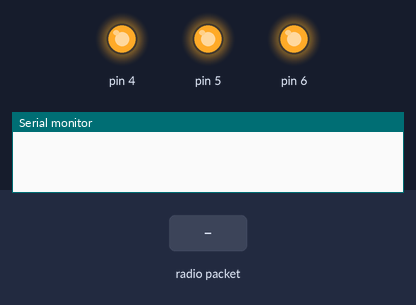
Simulated run of this sketch. Board: Arduino Uno, built with avr-gcc and run on an emulated ATmega328P. Parts: output pins drawn as LEDs (lit = HIGH), the last lines printed to the serial monitor. The test bench sets the inputs (shaded band). No radio packets arrive unless stated.

Above: at 0.1 s.
At 1.4 s:
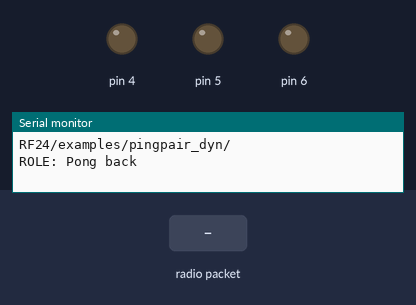
1.5 s: radio packet "1" arrives
Timing chart, 0 to 4.5 s (numbered marks = the images above; inputs shaded):
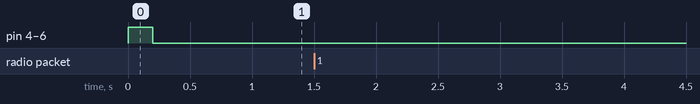

The sketch:

pingpair_dyn_modified.ino
```cpp
// (licence header left out)
/**
 * Example using Dynamic Payloads
 *
 * This is an example of how to use payloads of a varying (dynamic) size.
 */

#include <SPI.h>
#include "nRF24L01.h"
#include "RF24.h"

//
// Hardware configuration
//

// Set up nRF24L01 radio on SPI bus plus pins 7 & 8

RF24 radio(8,9);

// sets the role of this unit in hardware.  Connect to GND to be the 'pong' receiver
// Leave open to be the 'ping' transmitter
//const int role_pin = 5;

const int button_pin = 3;

//
// Topology
//

// Radio pipe addresses for the 2 nodes to communicate.
const uint64_t pipes[2] = { 0xF0F0F0F0E1LL, 0xF0F0F0F0D2LL };

//
// Role management
//
// Set up role.  This sketch uses the same software for all the nodes
// in this system.  Doing so greatly simplifies testing.  The hardware itself specifies
// which node it is.
//
// This is done through the role_pin
//

// The various roles supported by this sketch
typedef enum { role_ping_out = 1, role_pong_back } role_e;

// The debug-friendly names of those roles
const char* role_friendly_name[] = { "invalid", "Ping out", "Pong back"};

// The role of the current running sketch
role_e role;

//
// Payload
//

const int min_payload_size = 4;
const int max_payload_size = 32;
const int payload_size_increments_by = 1;
int next_payload_size = min_payload_size;

char receive_payload[max_payload_size+1]; // +1 to allow room for a terminating NULL char

void setup(void)
{
  //
  // Role
  //

  // set up the role pin
  //pinMode(role_pin, INPUT);
  //digitalWrite(role_pin,HIGH);
  pinMode(button_pin, INPUT);
  digitalWrite(button_pin, HIGH);
  pinMode(4, OUTPUT);
  pinMode(5, OUTPUT);
  pinMode(6, OUTPUT);
  digitalWrite(4, HIGH);
  digitalWrite(5, HIGH);
  digitalWrite(6, HIGH);

  delay(200); // Just to get a solid reading on the role pin

  digitalWrite(4, LOW);
  digitalWrite(5, LOW);
  digitalWrite(6, LOW);
  // read the address pin, establish our role
  //if ( digitalRead(role_pin) )
    //role = role_ping_out;
  //else
    role = role_pong_back;

  //
  // Print preamble
  //

  Serial.begin(115200);

  Serial.println(F("RF24/examples/pingpair_dyn/"));
  Serial.print(F("ROLE: "));
  Serial.println(role_friendly_name[role]);

  //
  // Setup and configure rf radio
  //

  radio.begin();
  radio.setPALevel(RF24_PA_LOW);
  radio.setChannel(89);
  // enable dynamic payloads
  radio.enableDynamicPayloads();

  // optionally, increase the delay between retries & # of retries
  radio.setRetries(5,15);

  //
  // Open pipes to other nodes for communication
  //

  // This simple sketch opens two pipes for these two nodes to communicate
  // back and forth.
  // Open 'our' pipe for writing
  // Open the 'other' pipe for reading, in position #1 (we can have up to 5 pipes open for reading)

  if ( role == role_ping_out )
  {
    radio.openWritingPipe(pipes[0]);
    radio.openReadingPipe(1,pipes[1]);
  }
  else
  {
    radio.openWritingPipe(pipes[1]);
    radio.openReadingPipe(1,pipes[0]);
  }

  //
  // Start listening
  //

  radio.startListening();

  //
  // Dump the configuration of the rf unit for debugging
  //

  radio.printDetails();
}

void loop(void)
{
  //
  // Ping out role.  Repeatedly send the current time
  //

  if (role == role_ping_out)
  {
    // The payload will always be the same, what will change is how much of it we send.
    static char send_payload[] = "ABCDEFGHIJKLMNOPQRSTUVWXYZ789012";

    // First, stop listening so we can talk.
    radio.stopListening();

    // Take the time, and send it.  This will block until complete
    Serial.print(F("Now sending length "));
    Serial.println(next_payload_size);
    radio.write( send_payload, next_payload_size );

    // Now, continue listening
    radio.startListening();

    // Wait here until we get a response, or timeout
    unsigned long started_waiting_at = millis();
    bool timeout = false;
    while ( ! radio.available() && ! timeout )
      if (millis() - started_waiting_at > 500 )
        timeout = true;

    // Describe the results
    if ( timeout )
    {
      Serial.println(F("Failed, response timed out."));
    }
    else
    {
      // Grab the response, compare, and send to debugging spew
      uint8_t len = radio.getDynamicPayloadSize();

      // If a corrupt dynamic payload is received, it will be flushed
      if(!len){
        return;
      }

      radio.read( receive_payload, len );

      // Put a zero at the end for easy printing
      receive_payload[len] = 0;

      // Spew it
      Serial.print(F("Got response size="));
      Serial.print(len);
      Serial.print(F(" value="));
      Serial.println(receive_payload);
    }

    // Update size for next time.
    next_payload_size += payload_size_increments_by;
    if ( next_payload_size > max_payload_size )
      next_payload_size = min_payload_size;

    // Try again 1s later
    delay(100);
  }

  //
  // Pong back role.  Receive each packet, dump it out, and send it back
  //

  if ( role == role_pong_back )
  {
    // if there is data ready
    while ( radio.available() )
    {

      // Fetch the payload, and see if this was the last one.
      uint8_t len = radio.getDynamicPayloadSize();

      // If a corrupt dynamic payload is received, it will be flushed
      if(!len){
        continue;
      }

      radio.read( receive_payload, len );

      // Put a zero at the end for easy printing
      receive_payload[len] = 0;

      // Spew it
      Serial.print(F("Got response size="));
      Serial.print(len);
      Serial.print(F(" value="));
      Serial.println(receive_payload);

      // First, stop listening so we can talk
      radio.stopListening();

      // Send the final one back.
      radio.write( receive_payload, len );
      Serial.println(F("Sent response."));

      // Now, resume listening so we catch the next packets.
      radio.startListening();
    }
  }
}
// vim:cin:ai:sts=2 sw=2 ft=cpp
```
